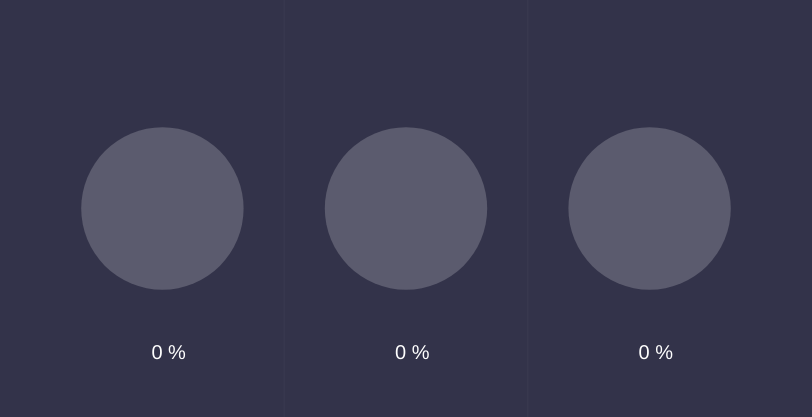
Frame 1 (no input)
Frame 60 (no input): identical to frame 1, image omitted
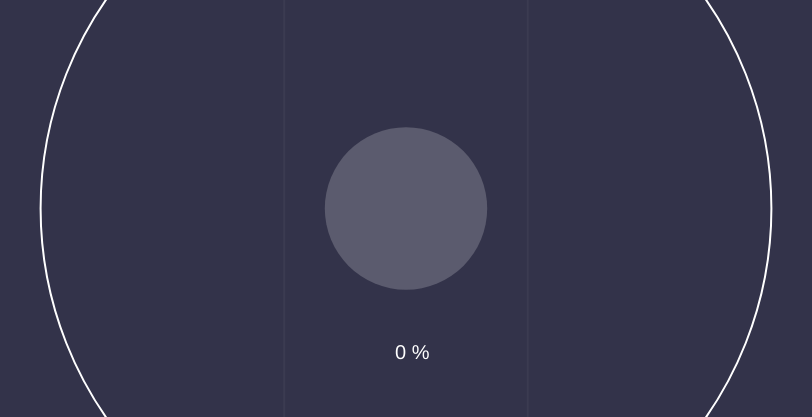
Frame 120 (the mouse pressed at the canvas centre since frame 60)

The p5.js sketch that drew these frames (run headless with seeded random() and noise() and a simulated clock; from frame 60 on, the mouse is pressed at the canvas centre):

// p5.js sketch
// ── sketch.js
let uiWidth = 812;
let uiHeight = 417;
let checkbox;

let touchLoc = new p5.Vector(0,0);
let currentLoc = new p5.Vector(0,0);
let prevLoc = new p5.Vector(0,0);
let difference = 0;
let prevDist = 0;
let dragDist = 0;
let isDown = false;
let isMoved = false;
let dragAngle = 0;
let blobColor = "#FFFFFF";
let touchTime = 0;

let devMode = "false";


let blob1;
let blob2;
let blob3;

let midPlane;
let colBound1;
let colBound2;
let colBound3;

let touchZone = 0;

bgColor = "#33334A";

function setup() {
	createCanvas(uiWidth, uiHeight);
	midPlane = uiHeight/2;
	colBound1 = uiWidth*.35;
	colBound2 = uiWidth*.65;
	colBound3 = uiWidth;

	blob1 = new Blob(1,uiWidth*.2,midPlane,uiWidth*.2);
	blob2 = new Blob(2,uiWidth*.5,midPlane,uiWidth*.2);
	blob3 = new Blob(3,uiWidth*.8,midPlane,uiWidth*.2);

	checkbox = createCheckbox('Turn On Developer Mode', false);
  checkbox.changed(myCheckedEvent);
}

function draw() {
	background(bgColor);

	stroke(255,10);
	line(colBound1,0,colBound1,uiHeight); //column line
	line(colBound2,0,colBound2,uiHeight); //lolumn line 2
	textSize(60);
	noStroke();
	//text(dragAngle,uiWidth*.49,100);
	fill(blobColor);
	blob1.run();
	blob2.run();
	blob3.run();
	trackDrag();
}


function touchStarted(event) {
  //console.log(event); //logs info about touch event could delete
	isDown = true;
	touchLoc.x = event.pageX;
	touchLoc.y = event.pageY;
}

function touchEnded(event) {
	isDown = false;
	isMoved = false;
	bgColor = "#33334A";
  //console.log(event);
	touchZone = 0;
	touchTime = 0;
}

function touchMoved(event) {
console.log(dragDist);
if(dragDist > 10){
isMoved = true;
}
}



function  trackDrag(){
	if(isDown == true){
		touchTime += 1;
		//console.log(touchTime);
	}
	if(isMoved == true || touchTime > 15){

		if(touchLoc.x <= colBound1){
			touchZone = 1;
		}

		if(touchLoc.x > colBound1 && touchLoc.x < colBound2){
			touchZone = 2;
		}

		if(touchLoc.x >= colBound2){
			touchZone = 3;
		}



		//draw text next to mouse showing dist
		noStroke();
		textSize(24);
		//text(dragDist,mouseX,mouseY);
		//calculate drag distance
	  dragDist = dist(touchLoc.x,touchLoc.y,mouseX,mouseY);
		//create Vector for mouse
		let mouseV = createVector(mouseX-touchLoc.x, mouseY-touchLoc.y);
		//calculate angle of drag
		dragAngle = mouseV.heading();
		dragAngle = degrees(dragAngle)*-1;


		difference = dragDist - prevDist;
		//text(difference,mouseX,mouseY-20);
		prevDist = dragDist;



	}
	else{
		//bgColor = "#33334A"
	}
}





class Blob{
	constructor(num,x,y,d) {
		this.x = x;
		this.y = y;
		this.d = d;
		this.num = num;
		this.color = 255;
		this.setting = this.d;
		this.angleThreshRight = -60;
		this.angleThreshLeft = -180;
		this.settingMax = uiWidth*1.1;
		if (this.num === 2) {
			this.settingMax = uiWidth*.9;
			this.angleThreshRight = -30;
			this.angleThreshLeft = -150;
		}
		if (this.num === 3) {
			this.angleThreshRight = -1;
			this.angleThreshLeft = -120;
		}
	}


	run(){
		this.checkClick();
		this.turnOn();
		if(touchZone === 0){
		this.display();
		}
		else if (touchZone === this.num && (touchTime > 15 || isMoved == true )) {
			this.showSetting();
			this.adjustSize();
			if(checkbox.checked() === true){
				this.showThresh();
			}
		}
	}

	checkClick(){
		if(touchZone === this.num){
		}
		else{
			this.color = 255;
		}
	}

// 	adjustSize(){
// 		if(this.setting < this.settingMax && this.setting >= this.d){
// 		this.setting = this.setting + (difference*3) * Math.sign(dragAngle);
// 	}
// 	else{
// 		if(Math.sign(dragAngle) > 0){
// 		this.setting += -1;
// 	}
// 	if(Math.sign(dragAngle) < 0){
// 	this.setting += +
//
// 	1;
// }
// 	}
// 	}


adjustSize(){
	let dirrection;

	if((dragAngle > this.angleThreshLeft && dragAngle < this.angleThreshRight) || dragAngle === 0) {
		dirrection = -1;
		if(this.setting >= this.d && this.setting <= this.settingMax ){
			this.setting = this.setting + (difference*3) * Math.sign(dragAngle);
		}
		else{
			this.setting = this.d;
		}
	}
	else{
		dirrection = 1;
		if(this.setting <= this.settingMax && this.setting >= this.d){
		this.setting = this.setting + (difference*2.5) * dirrection;
		}
		else{
			this.setting = this.settingMax;
		}
	}
	if(this.setting < this.d){
		this.setting = this.d;
	}
	if(this.setting > this.settingMax){
		this.setting = this.settingMax;
	}

}

	display(){
		noStroke();
		fill(this.color,50);
		ellipse(this.x,this.y,this.d,this.d);
		let value = Math.floor(map(this.setting,this.d,this.settingMax,0,100));
		textSize(20);
		fill(255);
		text(value+" %",this.x-11,this.y+150);
	}


	showSetting(){
		stroke(255);
		strokeWeight(2);
	  noFill();
		ellipse(this.x,this.y,this.settingMax,this.settingMax);
		fill(this.color,50);
		noStroke();
		ellipse(this.x,this.y,this.setting,this.setting);
		let value = Math.floor(map(this.setting,this.d,this.settingMax,0,100));
		textSize(20);
		fill(255);
		text(value+" %",this.x-11,this.y+150);
	}



	// showThresh function is just used to show the geometry controlling the behavior
	showThresh(){
		//draw line to show drag
		stroke("red");
		line(touchLoc.x,touchLoc.y,mouseX,mouseY);

		//draw horz threshold at touchX
		stroke(255,50);
		line(0,touchLoc.y,uiWidth,touchLoc.y);
		noStroke();
		push();
		translate(touchLoc.x,touchLoc.y);
		//let threshVec = new p5.Vector.fromAngle(radians(-this.angleThreshRight),1000);
		fill(255,255,0,50);
		if(this.num === 1){
			let threshVec = new p5.Vector.fromAngle(radians(-this.angleThreshRight),1000);
			//fill in subtraction area
			quad(0,0,threshVec.x,threshVec.y,-touchLoc.x,uiHeight-touchLoc.y,-touchLoc.x,0);
			// draw arc
			stroke(255,255,0);
			strokeWeight(1);
			noFill();
			arc(0, 0, 80, 80,0, threshVec.heading());
			//write angle measurement
			fill("yellow");
			noStroke();
			textSize(12);
			text(abs(this.angleThreshRight)+"°",40,30);
		}
		if(this.num === 3){
			let threshVec = new p5.Vector.fromAngle(radians(-this.angleThreshLeft),1000);
			quad(0,0,threshVec.x,threshVec.y,uiWidth-touchLoc.x,uiHeight-touchLoc.y,uiWidth,0);
			// draw arc
			stroke(255,255,0);
			strokeWeight(1);
			noFill();
			arc(0, 0, 80, 80, threshVec.heading(),PI);
			//write angle measurement
			fill("yellow");
			noStroke();
			textSize(12);
			text(180-abs(this.angleThreshLeft)+"°",-70,35);
		}
		if(this.num === 2){
			let threshVec = new p5.Vector.fromAngle(radians(-this.angleThreshLeft),1000);
			let threshVec2 = new p5.Vector.fromAngle(radians(-this.angleThreshRight),1000);
			triangle(0,0,threshVec.x,threshVec.y,threshVec2.x,threshVec2.y);
			// draw arc
			stroke(255,255,0);
			strokeWeight(1);
			noFill();
			arc(0, 0, 80, 80, threshVec.heading(),PI);
			//write angle measurement
			fill("yellow");
			noStroke();
			textSize(12);
			text(abs(this.angleThreshRight)+"°",-70,20);
			// draw arc
			stroke(255,255,0);
			strokeWeight(1);
			noFill();
			arc(0, 0, 80, 80,0, threshVec2.heading());
			//write angle measurement
			fill("yellow");
			noStroke();
			textSize(12);
			text(abs(this.angleThreshRight)+"°",50,20);
		}
		pop();

	}

	turnOn(){
		if(touchEnded == true && dist(touchLoc.x,touchLoc.y,this.x,this.y) < this.d){
			console.log(touchEnded);
		}
	}

}

function myCheckedEvent() {
  if (this.checked()) {
    console.log('Checking!');
  } else {
    console.log('Unchecking!');
  }
}

document.ontouchmove = function(event){
    event.preventDefault();
}
